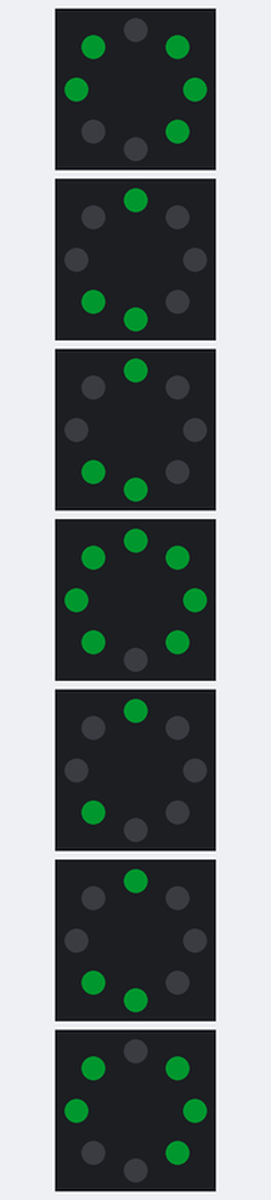
Bench run of a sketch on a simulated Arduino Uno, built with avr-gcc and run on an emulated ATmega328P. Parts: 7 × 8 RGB LEDs in a ring, first at the top, clockwise. Dim RGB values are drawn brighter than linear; the strip is taken to match the declared colour order.

Above: at 0.17 s.
At 1.01 s:
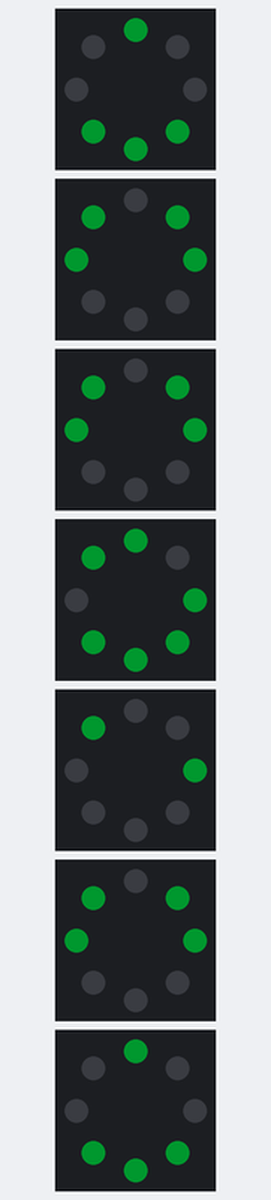
At 1.86 s:
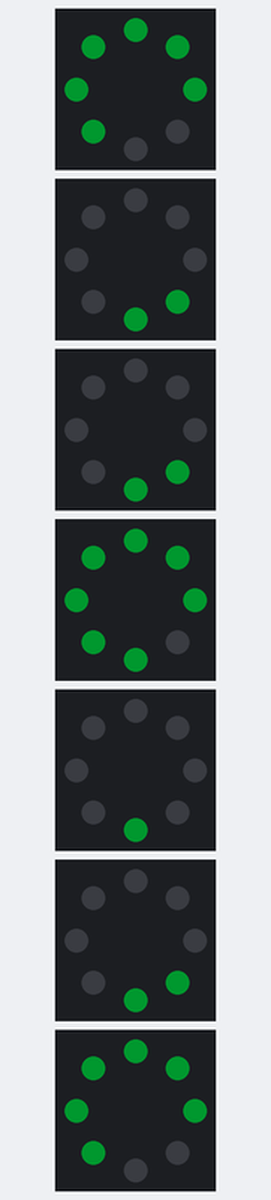
At 2.7 s:
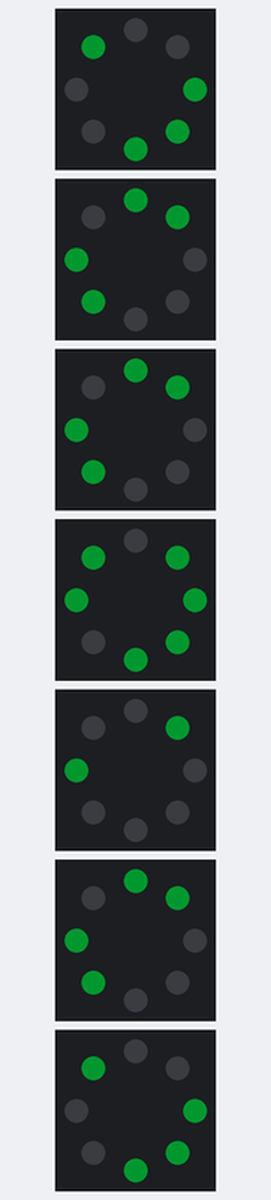
At 11.63 s:
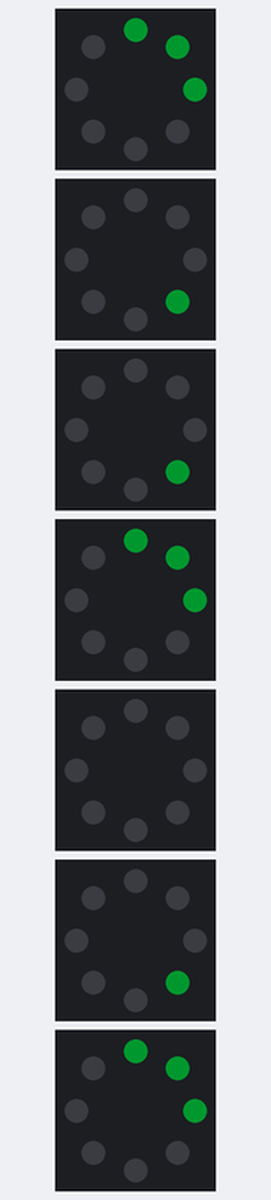
At 12.6 s:
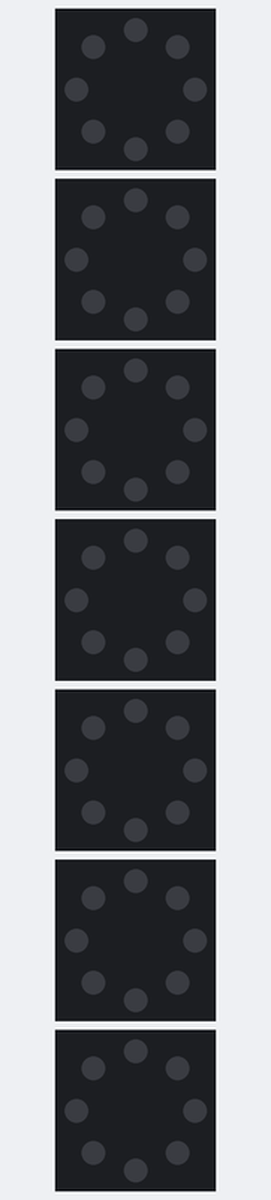
Timing chart, 0 to 40.0 s (numbered marks = the images above):
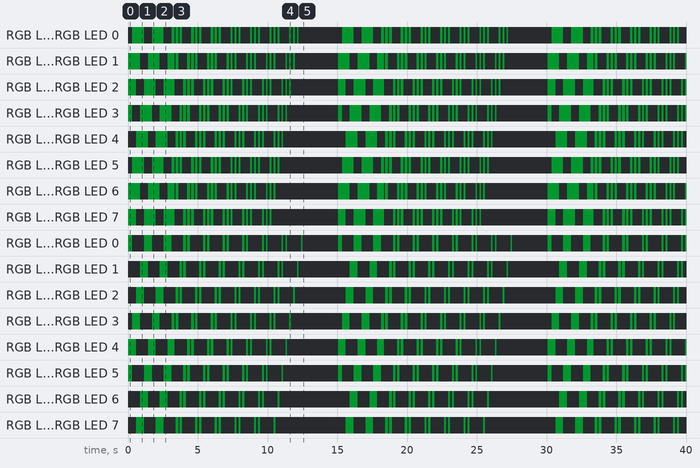

Measured:
- by itself, RGB LED 0: off → RGB(0, 23, 7) at 0.03 s, → off 1.1 s later, → RGB(0, 23, 7) 0.28 s later, → off 1.1 s later, … (159 changes in this stretch)
- by itself, RGB LED 4: off → RGB(0, 23, 7) at 0.31 s, → off 1.1 s later, → RGB(0, 23, 7) 0.28 s later, → off 1.1 s later, … (148 changes in this stretch)
- by itself, everything shown: repeats every 15.0 s, in 79 steps

The sketch:

mctest2.ino
```cpp
#include <Adafruit_NeoPixel.h>
//int alpha = 1;
int test;
int row;
int column;
int z;
int DifChar = 0;
int x;
int y;
#define red 0xE11B1B
#define blue 0x1D1257
#define black 0x000000
#define green 0x031707

int character_list[41][7] = {
  {63, 72, 72, 72, 63, 0, 0},   //A
  {127, 73, 73, 73, 54, 0, 0},  //B
  {62, 65, 65, 65, 34, 0, 0},    //C
  {127, 65, 65, 65, 62, 0, 0},   //D
  {127, 73, 73, 73, 65, 0, 0},   //E
  {127, 72, 72, 72, 64, 0, 0},   //F
  {62, 65, 73, 73, 46, 0, 0},    //G
  {127, 8, 8, 8, 127, 0, 0},     //H
  {0, 65, 127, 65, 0, 0, 0},     //I
  {66, 65, 65, 65, 126, 0, 0},   //J
  {127, 8, 20, 34, 65, 0, 0},    //K
  {127, 1, 1, 1, 1, 0, 0},       //L
  {127, 32, 16, 32, 127, 0, 0},  //M
  {127, 16, 8, 4, 127, 0, 0},    //N
  {62, 65, 65, 65, 62, 0, 0},    //O
  {127, 72, 72, 72, 48, 0, 0},   //P
  {62, 65, 69, 66, 61, 0, 0},    //Q
  {127, 72, 76, 74, 49, 0, 0},   //R
  {49, 73, 73, 73, 70, 0, 0},    //S
  {32, 32, 127, 32, 32, 0, 0},   //T
  {126, 1, 1, 1, 126, 0, 0},     //U
  {124, 2, 1, 2, 124, 0, 0},     //V
  {126, 1, 6, 1, 126, 0, 0},     //W
  {99, 20, 8, 20, 99, 0, 0},     //X
  {96, 16, 15, 16, 96, 0, 0},    //Y
  {67, 69, 73, 81, 97, 0, 0},    //Z
  {62, 65, 65, 65, 62, 0, 0},    //0
  {0, 33, 127, 1, 0, 0, 0},      //1
  {35, 69, 73, 73, 49, 0, 0},    //2
  {65, 65, 73, 73, 54, 0, 0},    //3
  {12, 20, 36, 127, 4, 0, 0},    //4
  {113, 73, 73, 73, 70, 0, 0},   //5
  {62, 73, 73, 73, 38, 0, 0},    //6
  {64, 64, 71, 72, 112, 0, 0},   //7
  {54, 73, 73, 73, 54, 0, 0},    //8
  {50, 73, 73, 73, 62, 0, 0},    //9
  {0, 0, 0, 0, 0, 0, 0},         //SPACE
  {0, 0, 125, 0, 0, 0, 0},       //!
  {48, 64, 69, 72, 48, 0, 0},    //?
  {0, 3, 3, 0, 0, 0, 0},         // .
  {0, 5, 6, 0, 0, 0, 0},        // ,
};

Adafruit_NeoPixel pixelStrings[] = {
  Adafruit_NeoPixel(8, 1, NEO_GRB + NEO_KHZ800),
  Adafruit_NeoPixel(8, 2, NEO_GRB + NEO_KHZ800),
  Adafruit_NeoPixel(8, 3, NEO_GRB + NEO_KHZ800),
  Adafruit_NeoPixel(8, 4, NEO_GRB + NEO_KHZ800),
  Adafruit_NeoPixel(8, 5, NEO_GRB + NEO_KHZ800),
  Adafruit_NeoPixel(8, 6, NEO_GRB + NEO_KHZ800),
  Adafruit_NeoPixel(8, 7, NEO_GRB + NEO_KHZ800),
};

#define NUMSTRIPS (sizeof(pixelStrings)/sizeof(pixelStrings[0]))

void clearScreen()
{
  for (int row = 0; row < 7; row ++)
  {
    for (int column = 0; column <= 7; column++)
    {
      pixelStrings[row].setPixelColor(column, black);
      pixelStrings[row].show();
    }
  }
}

void call_char(int alpha, int multi)
{
  int color;
  for (column = 0; column < 5; column ++)
  {
    for (row = 0; row <= 6; row ++)
    {
      if (bitRead(character_list[alpha][column], row)) {
        color = green;
      }
      else
      {
        color = black;
      }
      pixelStrings[row].setPixelColor(column + 5 * multi, color);
      pixelStrings[row].show();
    }
  }
}

void call_text(int text, int column, int shift)
{
  int color;
  for (int col = 0; col < 5; col++) {
    for (int row = 0; row < 7; row++) {
      if (bitRead(character_list[text][col], row))
        color = green;
      else
        color = black;
      pixelStrings[row].setPixelColor(col + (5 * column - shift), color);
      pixelStrings[row].show();
    }
  }
}

void text_move(char str[]) {
  for (int shift = 0; shift < strlen(str) * 6; shift++) {
    for (int k = 0; k < strlen(str); k++) {
      int letter = str[k];
      if (letter = " ")
      {
        letter = 32;
      }
      else
      {
        letter -= 65;
      }
      call_text(letter, k, shift);
    }
    delay(100);
    clearScreen();
  }


}

void setup() {
  Serial.begin(9600);
  for (int i = 0; i <= 7; i++)
  {
    pixelStrings[i].begin();
    pixelStrings[i].show(); // Initialize all pixels to 'off'
  }
}
void loop() {
  text_move(


    "HI BROOKE"


  );
}
```
